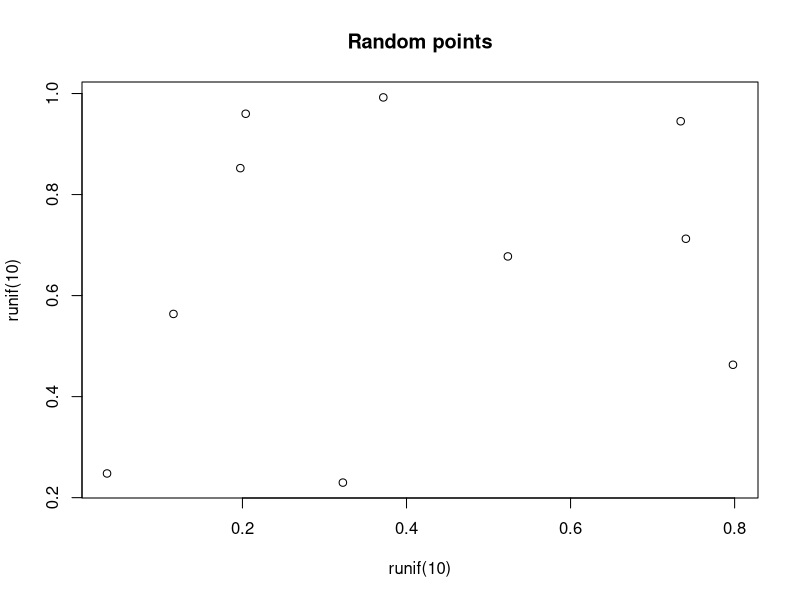
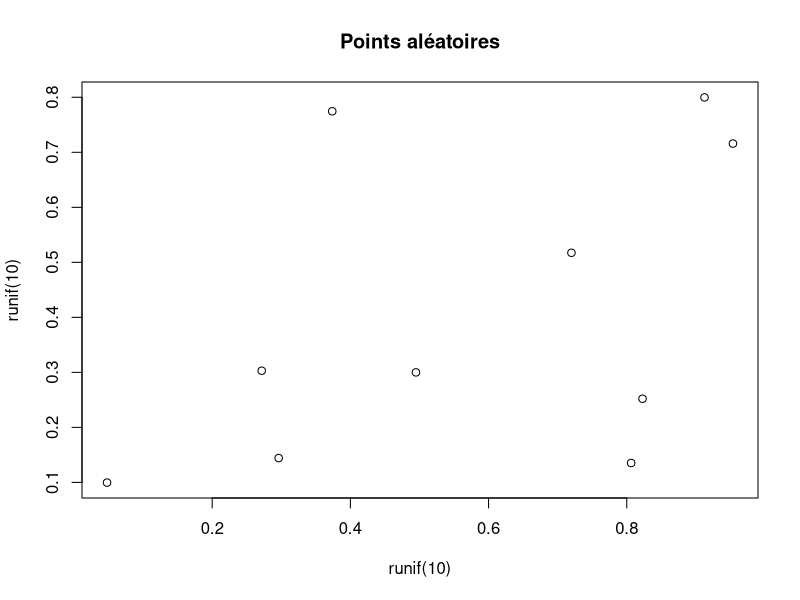

R code for these plots, in order:
## ---- chunk 1
knitr::opts_chunk$set(echo = FALSE)
## ---- chunk 2
plot(runif(10), runif(10), main = "Random points")
## ---- chunk 3
plot(runif(10), runif(10), main = "Points aléatoires")
